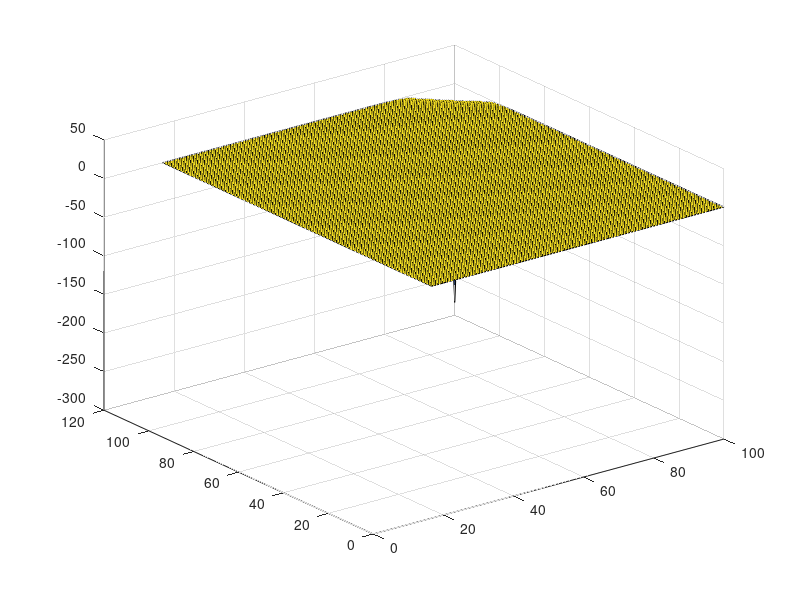
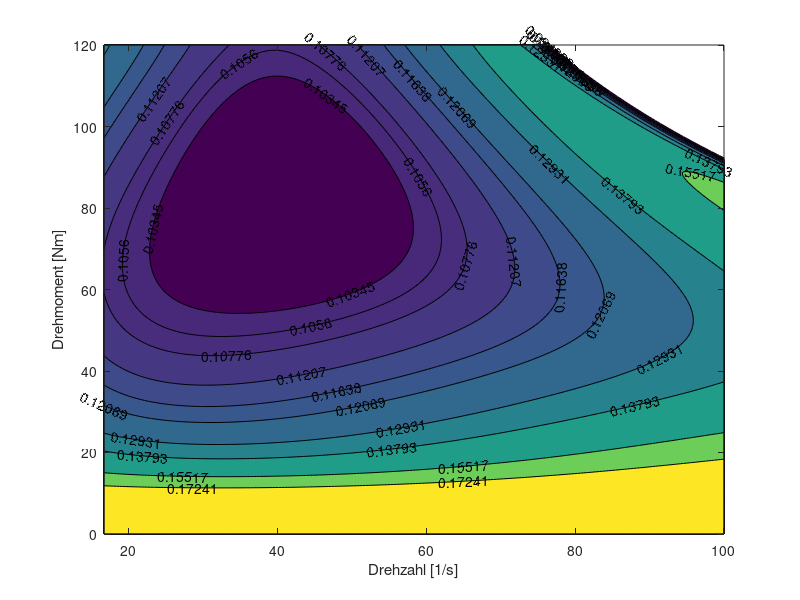

MATLAB code to generate these figures, in order:
clc, clear, close all;
x = [1100, 2, 400;
    1100, 5, 280;
    1100, 11, 245;
    1200, 22.5, 295;
    1500, 12.5, 240;
    1500, 15, 240;
    2000, 5, 280;
    2000, 10, 240;
    2000, 12.5, 220;
    2000, 16, 240;
    2500, 8, 250;
    2500, 22, 250;
    3000, 2, 400;
    3000, 5, 280;
    3000, 22.5, 255;
    3300, 12.5, 240;
    4000, 12.5, 250;
    4000, 22.5, 295;
    5000, 5, 320;
    5000, 10, 280;
    5400, 17, 295;
    5600, 10, 300;
    6000, 2.5, 400;
    6000, 10, 400;];

dx1 = 2500/60;
dx2 = 10^5*0.5*12.5*1.33*10^-3/(2*pi)/1.8;

x(:, 2) = 10^5*0.5*x(:, 2)*1.33*10^-3/(2*pi)/1.8;
x(:, 1) = x(:, 1)/60;
x(:, 3) = x(:, 3)/1000/2.32;

m = length(x(:, 3));
n = 14;

scaleX = 62.5;
scaleY = 5.5;

A = zeros(m, n);
b = zeros(m, 1);

for i=1:m
    A(i, 1) = x(i, 1)^2;
    A(i, 2) = x(i, 1);
    A(i, 3) = 1;
    
    A(i, 4) = x(i, 2)^2;
    A(i, 5) = x(i, 2);
    
    A(i, 6) = x(i, 1)^2*x(i, 2);
    A(i, 7) = x(i, 1)*x(i, 2)^2;
    A(i, 8) = x(i, 1)^2*x(i, 2)^2;
    
    A(i, 9) = exp(x(i, 1)/scaleX);
    A(i, 10) = exp(-x(i, 1)/scaleX);
    
    A(i, 11) = exp(x(i, 2)/scaleY);
    A(i, 12) = exp(-x(i, 2)/scaleY);
    
    A(i, 13) = exp((x(i, 1)/scaleX)*x(i, 2)/scaleY);
    A(i, 14) = exp(-(x(i, 1)/scaleX)*x(i, 2)/scaleY);
    
    b(i, 1) = x(i, 3);
end

i = m-1;
A(i, 1) = 2*dx1;
A(i, 2) = 1;
A(i, 3) = 0;

A(i, 4) = 0;
A(i, 5) = 0;

A(i, 6) = 2*dx1*dx2;
A(i, 7) = dx2^2;
A(i, 8) = 2*dx1*dx2^2;

A(i, 9) = exp(dx1/scaleX);
A(i, 10) = -exp(-dx1/scaleX);

A(i, 11) = 0;
A(i, 12) = 0;

A(i, 13) = dx2*exp(dx1/scaleX*dx2/scaleY);
A(i, 14) = -dx2*exp(-dx1/scaleX*dx2/scaleY);

b(i, 1) = 0;

i = m;
A(i, 1) = 0;
A(i, 2) = 0;
A(i, 3) = 0;

A(i, 4) = 2*dx2;
A(i, 5) = 1;

A(i, 6) = dx1^2;
A(i, 7) = 2*dx1*dx2;
A(i, 8) = 2*dx1^2*dx2;

A(i, 9) = 0;
A(i, 10) = 0;

A(i, 11) = exp(dx2/scaleY);
A(i, 12) = -exp(-dx2/scaleY);

A(i, 13) = dx1*exp(dx1/scaleX*dx2/scaleY);
A(i, 14) = -dx1*exp(-dx1/scaleX*dx2/scaleY);

b(i, 1) = 0;


z = A\b;

[X, Y] = meshgrid(linspace(1000/60, 6000/60, 200), linspace(0, 120, 200));
Z = z(1)*X.^2+z(2)*X+z(3)+z(4)*Y.^2+z(5)*Y+z(6)*X.^2.*Y+z(7)*X.*Y.^2+z(8)*X.^2.*Y.^2+z(9)*exp(X/scaleX)+z(10)*exp(-X/scaleX)+z(11)*exp(Y/scaleY)+z(12)*exp(-Y/scaleY)+z(13)*exp((X/scaleX).*Y/scaleY)+z(14)*exp(-(X/scaleX).*Y/scaleY);

% Z = z(1)*X.^2+
% z(2)*X+
% z(3)+
% z(4)*Y.^2+
% z(5)*Y+
% z(6)*X.^2.*Y+
% z(7)*X.*Y.^2+
% z(8)*X.^2.*Y.^2+
% z(9)*exp(X/scaleX)+
% z(10)*exp(-X/scaleX)+
% z(11)*exp(Y/scaleY)+
% z(12)*exp(-Y/scaleY)+
% z(13)*exp((X/scaleX).*Y/scaleY)+
% z(14)*exp(-(X/scaleX).*Y/scaleY);

figure;
surf(X, Y, Z);

figure;
[c, h] = contourf(X, Y, Z, [220, 240, 245, 250, 260, 270, 280, 300, 320, 360, 400]/2.32/1000);
clabel(c, h);
xlabel('Drehzahl [1/s]');
ylabel('Drehmoment [Nm]');

X = 4000/60;
Y = 120;
Z = z(1)*X.^2+z(2)*X+z(3)+z(4)*Y.^2+z(5)*Y+z(6)*X.^2.*Y+z(7)*X.*Y.^2+z(8)*X.^2.*Y.^2+z(9)*exp(X/scaleX)+z(10)*exp(-X/scaleX)+z(11)*exp(Y/scaleY)+z(12)*exp(-Y/scaleY)+z(13)*exp((X/scaleX).*Y/scaleY)+z(14)*exp(-(X/scaleX).*Y/scaleY);
